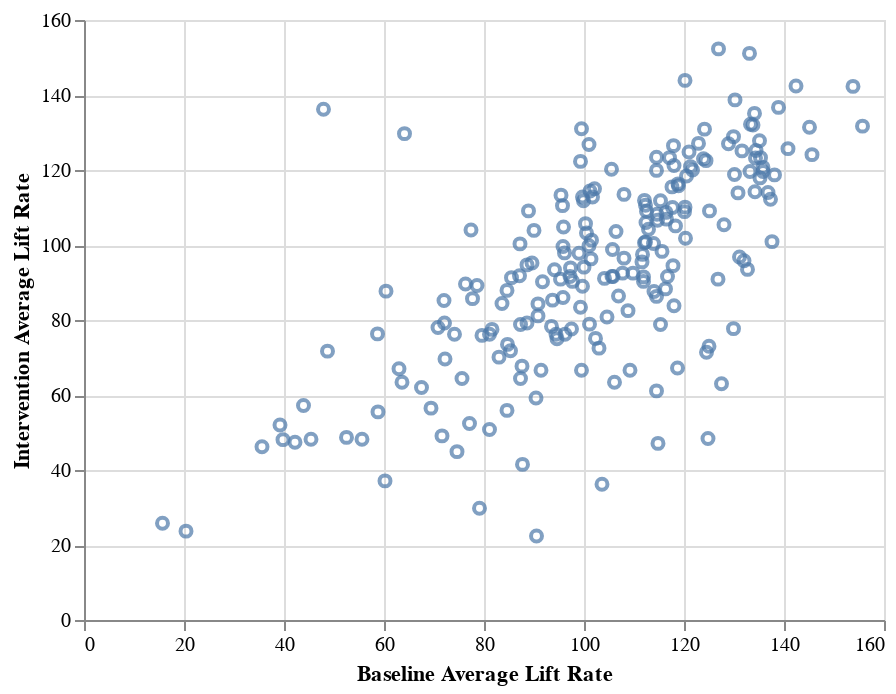

This figure's notebook cell:
### Code cell
alt.Chart(df).mark_point().encode(
    x='Baseline Average Lift Rate',
    y='Intervention Average Lift Rate'
)

### Figure 1 — Vega-Lite specification as saved in the notebook (floating-point values rounded to 4 significant figures; data arrays with more than 128 entries replaced by an {"elided": "..."} marker saying what was removed)
{"config": {"view": {"continuousWidth": 400, "continuousHeight": 300}}, "data": {"name": "data-83f0fdaf3625b36e4e49e1a3d6a812b9"}, "mark": "point", "encoding": {"x": {"field": "Baseline Average Lift Rate", "type": "quantitative"}, "y": {"field": "Intervention Average Lift Rate", "type": "quantitative"}}, "$schema": "https://vega.github.io/schema/vega-lite/v4.17.0.json", "datasets": {"data-83f0fdaf3625b36e4e49e1a3d6a812b9": {"elided": "267 records"}}}
